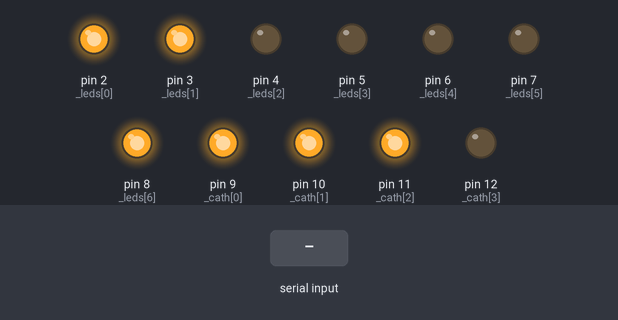
Simulated run of this sketch. Board: Arduino Uno, built with avr-gcc and run on an emulated ATmega328P. On the bench: output pins drawn as LEDs (lit = HIGH). Dashed ring = blinking. Inputs (shaded band) come from the test bench. What the sketch prints to the serial monitor is not drawn.

Above: at 1.2 s.
1.3 s: "-" received over Serial
At 2.82 s:
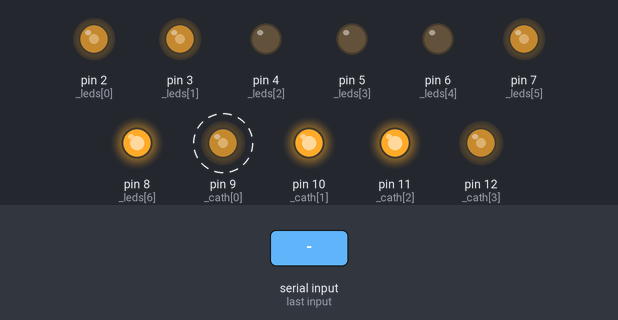
4.3 s: "90 45\n" received over Serial
At 5.46 s:
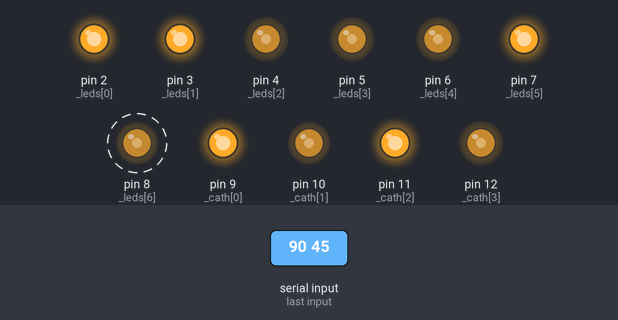
7.3 s: "1\n" received over Serial
8.8 s: "l90\n" received over Serial
At 11.7 s:
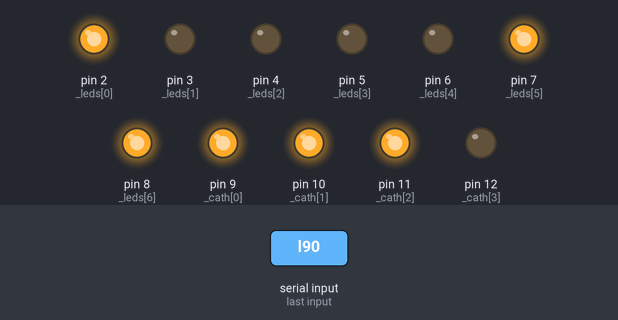
11.8 s: "30 150\n" received over Serial
At 13.14 s:
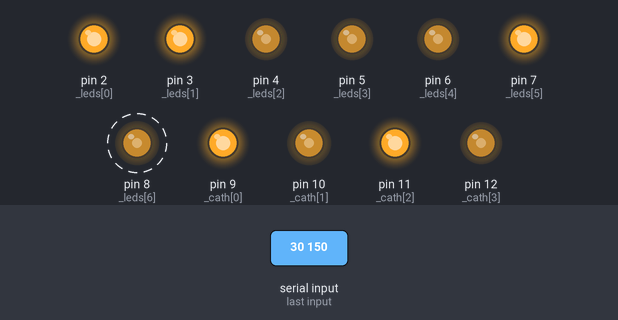
14.8 s: "200\n" received over Serial
Timing chart, 0 to 18.8 s (numbered marks = the images above; inputs shaded):
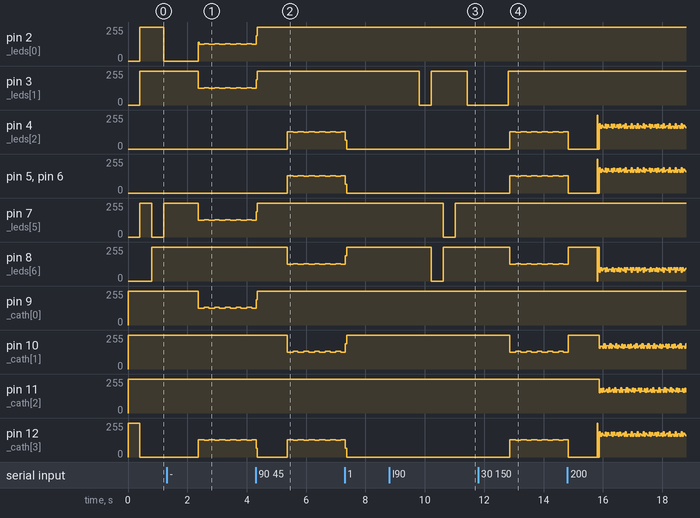

Measured:
- after the input at 1.3 s, pin 8 (_leds[6]): stops changing and stays 255/255; pin 9 (_cath[0]): alternates 132/255 for 0.16 s and 125/255 for 0.20 s, starting after 1.1 s; pin 12 (_cath[3]): 0/255 → 131/255 after 1.1 s, → 124/255 0.20 s later, → 131/255 0.16 s later, → 124/255 0.20 s later, … (11 changes in this stretch)
- after the input at 4.3 s, pin 4 (_leds[2]), pin 5 (_leds[3]): 0/255 → 131/255 after 1.1 s, then repeats every 0.36 s: 124/255 0.16 s, 131/255 0.20 s
- after the input at 8.8 s, pin 3 (_leds[1]): 255/255 → 0/255 after 1.0 s, → 255/255 0.40 s later, → 0/255 1.2 s later; pin 7 (_leds[5]): 255/255 → 0/255 after 1.8 s, → 255/255 0.40 s later; pin 8 (_leds[6]): 255/255 → 0/255 after 1.4 s, → 255/255 0.41 s later
- after the input at 11.8 s, pin 4 (_leds[2]), pin 5 (_leds[3]): 0/255 → 131/255 after 1.1 s, then repeats every 0.36 s: 124/255 0.16 s, 131/255 0.20 s

The sketch:

7SegmentDisplay.ino
```cpp
#include "SegmentDecoder.h"

SegmentDecoder display;

char temperature[3] = {'l', ' ', ' '};
long prevTime = 0;
int pos = 3;

void setup() {
  Serial.begin(9600);
  Serial.println("Setup complete");
}

void loop() {
  if (Serial.available()) {
    String in = Serial.readString();
    Serial.println(in);
    in.toCharArray(temperature, 4);
    for (int i = 0; i < 3; i++) Serial.print(temperature[i]);
  }
  if ((temperature[0] == ' ' && temperature[1] == ' ' && temperature[2] == ' '))
    for ( int i = 1; i < 4; i++)
      display.showDigit(16, i);
  else if (temperature[0] == 'l') {
    if (millis() - prevTime >= 400) {
      if (pos > 0) pos--;
      else pos = 3;
      Serial.println(pos);
      display.showDigit(12 + pos, 4);
      prevTime = millis();
    }
  }
  else display.show(temperature);
}
```

SegmentDecoder.cpp
```cpp
/*
   OPMERKING: arrays(leds, cath en getallen) moeten in elke methode waar ze gebruikt worden
   geinstantieerd worden anders geeft de display geen licht om een of andere onbekende reden.

   OPMERKING2: segment pins: A=11, B=7, C=4, D=2, E=1, F=10, G=5
               cathode pins: D1=12, D2=9, D3=8, D4=6
*/
#include <Arduino.h>
#include "SegmentDecoder.h"

SegmentDecoder::SegmentDecoder() {
  int _leds[7] = {2 /*A*/, 3 /*B*/, 4 /*C*/, 5 /*D*/, 6 /*E*/, 7 /*F*/, 8 /*G*/};
  int _cath[4] = {9 /*1*/, 10 /*2*/, 11 /*3*/, 12 /*4*/};
  for (int i = 0; i < 7; i++) {
    pinMode(_leds[i], OUTPUT);
  }
  for (int i = 0; i < 4; i++) {
    pinMode(_cath[i], OUTPUT);
  }
  for (int i = 0; i < 4; i++) {
    digitalWrite(_cath[i], HIGH);
  }

}

void SegmentDecoder::showDigit(int getal, int cathode) {
  int _leds[7] = {2 /*A*/, 3 /*B*/, 4 /*C*/, 5 /*D*/, 6 /*E*/, 7 /*F*/, 8 /*G*/};
  int _cath[4] = {9 /*1*/, 10 /*2*/, 11 /*3*/, 12 /*4*/};
  byte getallen[17][7] = {
    {1, 1, 1, 1, 1, 1, 0},
    {0, 1, 1, 0, 0, 0, 0},
    {1, 1, 0, 1, 1, 0, 1},
    {1, 1, 1, 1, 0, 0, 1},
    {0, 1, 1, 0, 0, 1, 1},
    {1, 0, 1, 1, 0, 1, 1},
    {1, 0, 1, 1, 1, 1, 1},
    {1, 1, 1, 0, 0, 0, 0},
    {1, 1, 1, 1, 1, 1, 1},
    {1, 1, 1, 1, 0, 1, 1},
    {1, 1, 0, 0, 0, 1, 1}, //°
    {0, 0, 0, 0, 0, 0, 1}, //-
    {0, 1, 0, 0, 0, 1, 1}, // loading top open
    {1, 1, 0, 0, 0, 0, 1}, // loading left open
    {1, 1, 0, 0, 0, 1, 0}, // loading under open
    {1, 0, 0, 0, 0, 1, 1}, // loading right open
    {0, 0, 0, 0, 0, 0, 0}  // clear
  };
  int _cathode = cathode;

  for(int i = 0; i < 4; i++) digitalWrite(_cath[i], HIGH);

  if (_cathode <= 4 && _cathode > 0) {
    digitalWrite(_cath[_cathode - 1], LOW);

    for (int i = 0; i < 7; i++) {
      if (getallen[getal][i] == 1) {
        digitalWrite(_leds[i], HIGH);
      }
      else {
        digitalWrite(_leds[i], LOW);
      }
    }
  }
  delay(5);
}

void SegmentDecoder::show(char str[]) {
  if (str[0] == '-') showDigit(11, 1);
  if (str[1] == '-') showDigit(11, 2);
  else if (str[1] >= 48 && str[1] <= 57) showDigit(str[1] - 48, 2);
  if (str[2] >= 48 && str[2] <= 57) showDigit(str[2] - 48, 3);
  showDigit(10, 4);

}
```

SegmentDecoder.h
```cpp
/*
  segmentDecoder.h - library for decoding decimals to 7 segment output.
  created by Jorren Schepers, 16/11/2017
*/
#ifndef SegmentDecoder_h
#define SegmentDecoder_h

#include <Arduino.h>

class SegmentDecoder{
	public:
		SegmentDecoder();//int a, int b, int c, int d, int e, int f, int g, int c1, int c2, int c3, int c4);
    void showDigit(int getal, int cathode);
    void show(char str[]);
  private:
		//int getallen[10][7];
    int _leds[7];
    int _cath[4];
};

#endif
```
